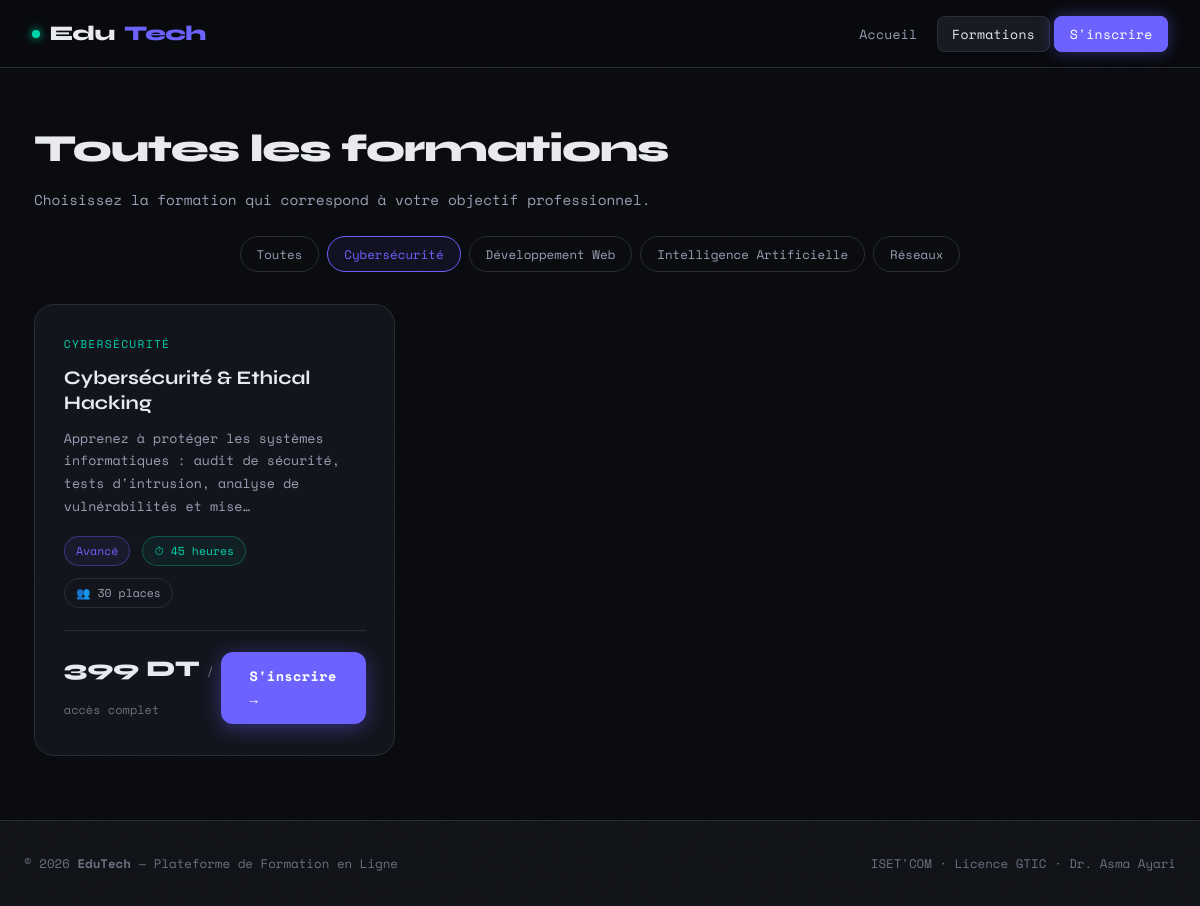
Screenshot of /GestionFormations/index.php?page=formations&categorie=Cybersécurité with the database file from the repository.
### tables this page shows
CREATE TABLE IF NOT EXISTS formations (
    id          INT UNSIGNED AUTO_INCREMENT PRIMARY KEY,
    titre       VARCHAR(150)   NOT NULL,
    description TEXT           NOT NULL,
    prix        DECIMAL(8,2)   NOT NULL,
    duree       VARCHAR(50)    NOT NULL,    
    niveau      ENUM('Débutant','Intermédiaire','Avancé') NOT NULL DEFAULT 'Débutant',
    categorie   VARCHAR(80)    NOT NULL DEFAULT 'Général',
    image_url   VARCHAR(255)   NULL,
    places      INT UNSIGNED   NOT NULL DEFAULT 30,
    created_at  TIMESTAMP      DEFAULT CURRENT_TIMESTAMP
);

### GestionFormations/controllers/FormationController.php (called while the page is built)
<?php
require_once 'models/Formation.php';
$formations  = Formation::getAll();
$categories  = Formation::getCategories();
$filtre = $_GET['categorie'] ?? '';
if ($filtre && in_array($filtre, $categories)) {
    $formations = Formation::getByCategorie($filtre);
}
require 'views/formations.php';
?>

### GestionFormations/models/Formation.php (called while the page is built, shortened)
<?php
class Formation {
    public static function getAll(): array {
        $pdo  = Database::connect();
        $stmt = $pdo->query('SELECT * FROM formations ORDER BY created_at DESC');
        return $stmt->fetchAll();
    }
    public static function getByCategorie(string $categorie): array {
        $pdo  = Database::connect();
        $stmt = $pdo->prepare('SELECT * FROM formations WHERE categorie = ? ORDER BY titre');
        $stmt->execute([$categorie]);
        return $stmt->fetchAll();
    }
    public static function getCategories(): array {
        $pdo  = Database::connect();
        $stmt = $pdo->query('SELECT DISTINCT categorie FROM formations ORDER BY categorie');
        return array_column($stmt->fetchAll(), 'categorie');
    }
}
?>

### GestionFormations/views/formations.php (the view, shortened to what this page needs)
<?php
require 'views/partials/header.php';
?>
<div class="page-header">
  <h1>Toutes les formations</h1>
  <p>Choisissez la formation qui correspond à votre objectif professionnel.</p>
</div>
<div class="filter-bar">
  <a href="index.php?page=formations"
     class="filter-btn <?= empty($filtre) ? 'active' : '' ?>">
    Toutes
  </a>
  <?php foreach ($categories as $cat): ?>
  <a href="index.php?page=formations&categorie=<?= urlencode($cat) ?>"
     class="filter-btn <?= $filtre === $cat ? 'active' : '' ?>">
    <?= htmlspecialchars($cat) ?>
  </a>
  <?php endforeach; ?>
</div>
<div class="cards-grid">
  <?php foreach ($formations as $f): ?>
  <div class="card fade-up">
    <div class="card-cat"><?= htmlspecialchars($f['categorie']) ?></div>
    <h3><?= htmlspecialchars($f['titre']) ?></h3>
    <p><?= htmlspecialchars(mb_substr($f['description'], 0, 120)) ?>…</p>
    <div class="card-meta">
      <span class="badge badge-level"><?= htmlspecialchars($f['niveau']) ?></span>
      <span class="badge badge-duree">⏱ <?= htmlspecialchars($f['duree']) ?></span>
      <span class="badge">👥 <?= (int)$f['places'] ?> places</span>
    </div>
    <div class="card-footer">
      <div class="card-price">
        <?= number_format($f['prix'], 0, ',', ' ') ?> DT
        <span>/ accès complet</span>
      </div>
      <a href="index.php?page=inscription&formation_id=<?= (int)$f['id'] ?>"
         class="btn btn-primary">
        S'inscrire →
      </a>
    </div>
  </div>
  <?php endforeach; ?>
</div>
<?php require 'views/partials/footer.php'; ?>

### GestionFormations/assets/style.css (style rules this page uses)
:root { --bg: #0a0b0f; --bg2: #111318; --bg3: #181b22; --border: #2a2d38; --accent: #6c63ff; --accent2: #00d4aa; --accent3: #ff6b6b; --text: #e8eaf0; --text-muted: #6b7080; --text-dim: #9aa0b4; --card-bg: #13151d; --radius: 12px; --radius-lg: 20px; --font-head: 'Syne', sans-serif; --font-mono: 'Space Mono', monospace; --glow: 0 0 24px rgba(108, 99, 255, 0.35); --glow2: 0 0 24px rgba(0, 212, 170, 0.3); --transition: 0.25s cubic-bezier(0.4, 0, 0.2, 1); }
*, *::before, *::after { box-sizing: border-box; margin: 0; padding: 0; }
html { scroll-behavior: smooth; }
body { background: var(--bg); color: var(--text); font-family: var(--font-mono); font-size: 15px; line-height: 1.7; min-height: 100vh; display: flex; flex-direction: column; }
a { color: var(--accent2); text-decoration: none; transition: color var(--transition); }
body::before { content: ''; position: fixed; inset: 0; z-index: 0; pointer-events: none; opacity: 0.4; }
.btn { display: inline-flex; align-items: center; gap: 0.5rem; font-family: var(--font-mono); font-size: 0.85rem; font-weight: 700; padding: 0.8rem 1.8rem; border-radius: var(--radius); border: none; cursor: pointer; transition: all var(--transition); letter-spacing: 0.03em; text-decoration: none; }
.btn-primary { background: var(--accent); color: #fff; box-shadow: 0 4px 20px rgba(108, 99, 255, 0.4); }
.filter-bar { display: flex; gap: 0.5rem; flex-wrap: wrap; justify-content: center; padding: 0 1rem 2rem; }
.filter-btn { font-family: var(--font-mono); font-size: 0.78rem; padding: 0.4rem 1rem; border-radius: 100px; border: 1px solid var(--border); background: transparent; color: var(--text-dim); cursor: pointer; transition: all var(--transition); text-decoration: none; }
.filter-btn:hover, .filter-btn.active { border-color: var(--accent); color: var(--accent); background: rgba(108, 99, 255, 0.08); }
.cards-grid { display: grid; grid-template-columns: repeat(auto-fill, minmax(300px, 1fr)); gap: 1.5rem; padding: 0 1.5rem 4rem; max-width: 1180px; margin: 0 auto; }
.card { background: var(--card-bg); border: 1px solid var(--border); border-radius: var(--radius-lg); padding: 1.8rem; transition: all var(--transition); position: relative; overflow: hidden; display: flex; flex-direction: column; }
.card::before { content: ''; position: absolute; top: 0; left: 0; right: 0; height: 3px; background: linear-gradient(90deg, var(--accent), var(--accent2)); opacity: 0; transition: opacity var(--transition); }
.card-cat { font-size: 0.7rem; text-transform: uppercase; letter-spacing: 0.12em; color: var(--accent2); margin-bottom: 0.8rem; }
.card h3 { font-family: var(--font-head); font-size: 1.2rem; font-weight: 700; margin-bottom: 0.7rem; line-height: 1.3; }
.card p { font-size: 0.83rem; color: var(--text-dim); line-height: 1.7; flex: 1; margin-bottom: 1.2rem; }
.card-meta { display: flex; gap: 0.75rem; flex-wrap: wrap; margin-bottom: 1.4rem; }
.badge { font-size: 0.72rem; padding: 0.25rem 0.7rem; border-radius: 100px; border: 1px solid var(--border); color: var(--text-dim); }
.badge-level { border-color: rgba(108, 99, 255, 0.4); color: var(--accent); background: rgba(108, 99, 255, 0.07); }
.badge-duree { border-color: rgba(0, 212, 170, 0.3); color: var(--accent2); background: rgba(0, 212, 170, 0.06); }
.card-footer { display: flex; align-items: center; justify-content: space-between; border-top: 1px solid var(--border); padding-top: 1.2rem; }
.card-price { font-family: var(--font-head); font-size: 1.4rem; font-weight: 800; color: var(--text); }
.card-price span { font-size: 0.75rem; font-weight: 400; color: var(--text-muted); font-family: var(--font-mono); }
.page-header { padding: 3rem 1.5rem 1.5rem; max-width: 1180px; margin: 0 auto; }
.page-header h1 { font-family: var(--font-head); font-size: clamp(1.6rem, 4vw, 2.4rem); font-weight: 800; letter-spacing: -0.03em; margin-bottom: 0.4rem; }
.page-header p { color: var(--text-dim); font-size: 0.9rem; }
.fade-up { animation: fadeUp 0.5s ease both; }

### rows the page displays
formations: categorie "CYBERSÉCURITÉ", titre "Cybersécurité & Ethical Hacking", description "Apprenez à protéger les systèmes informatiques : audit de sécurité, tests d'intrusion, analyse de vulnérabilités et mise", niveau "Avancé", duree "45 heures", places "30", prix "399"

### other values shown
$cat "Cybersécurité"
$cat "Développement Web"
$cat "Intelligence Artificielle"
$cat "Réseaux"
